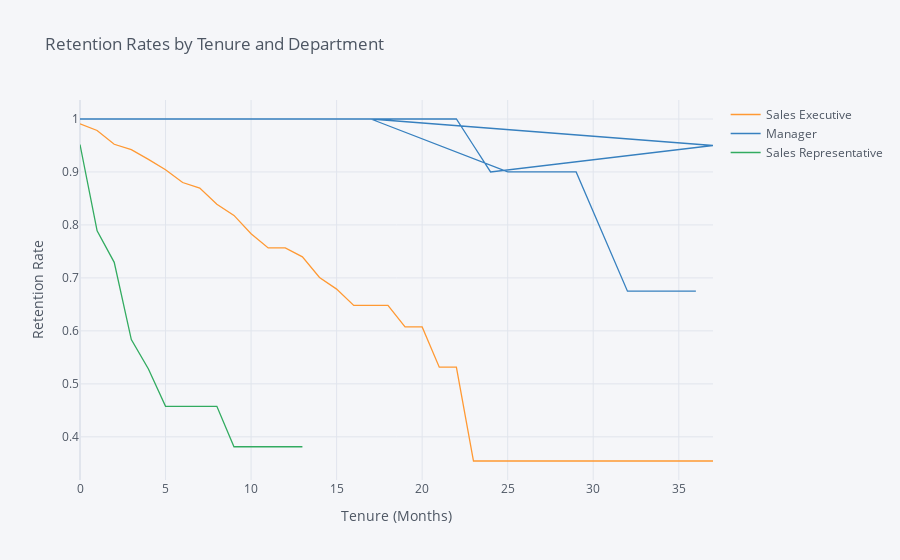

Here is the notebook cell this chart was saved with:
### Markdown cell above
## 8. From the previous example, it looks like the sales department has the highest attrition. Let's drill down on this and look at what the survival curves for specific job roles within that department look like.

Filter the data set for just the sales department and then generate and plot survival curves by job role and the number of years at the company.

### Code cell
rates = survival(data[data.Department == 'Sales'],'JobRole','YearsAtCompany','Attrition')
rates.iplot(kind='line', xTitle='Tenure (Months)', yTitle='Retention Rate',
            title='Retention Rates by Tenure and Department')

### Figure 1 — Plotly figure (JSON) as saved in the notebook; plotly's stock layout.template omitted (floating-point values rounded to 4 significant figures)
{"data": [{"line": {"color": "rgba(255, 153, 51, 1.0)", "dash": "solid", "shape": "linear", "width": 1.3}, "mode": "lines", "name": "Sales Executive", "text": "", "type": "scatter", "x": [0, 1, 2, 3, 4, 5, 6, 7, 8, 9, 10, 11, 12, 13, 14, 15, 16, 18, 19, 20, 21, 22, 23, 24, 37, 17, 25, 26, 29, 32, 33, 34, 36], "y": [0.9908, 0.9783, 0.9523, 0.942, 0.9238, 0.9043, 0.8801, 0.8696, 0.8392, 0.818, 0.7836, 0.7565, 0.7565, 0.7397, 0.7008, 0.6789, 0.648, 0.648, 0.6075, 0.6075, 0.5316, 0.5316, 0.3544, 0.3544, 0.3544, "", "", "", "", "", "", "", ""]}, {"line": {"color": "rgba(55, 128, 191, 1.0)", "dash": "solid", "shape": "linear", "width": 1.3}, "mode": "lines", "name": "Manager", "text": "", "type": "scatter", "x": [0, 1, 2, 3, 4, 5, 6, 7, 8, 9, 10, 11, 12, 13, 14, 15, 16, 18, 19, 20, 21, 22, 23, 24, 37, 17, 25, 26, 29, 32, 33, 34, 36], "y": [1, 1, 1, 1, 1, 1, 1, 1, 1, 1, 1, 1, 1, 1, 1, 1, 1, 1, 1, 1, 1, 1, 0.95, 0.9, 0.95, 1, 0.9, 0.9, 0.9, 0.675, 0.675, 0.675, 0.675]}, {"line": {"color": "rgba(50, 171, 96, 1.0)", "dash": "solid", "shape": "linear", "width": 1.3}, "mode": "lines", "name": "Sales Representative", "text": "", "type": "scatter", "x": [0, 1, 2, 3, 4, 5, 6, 7, 8, 9, 10, 11, 12, 13, 14, 15, 16, 18, 19, 20, 21, 22, 23, 24, 37, 17, 25, 26, 29, 32, 33, 34, 36], "y": [0.9518, 0.789, 0.7295, 0.5836, 0.528, 0.4576, 0.4576, 0.4576, 0.4576, 0.3813, 0.3813, 0.3813, 0.3813, 0.3813, "", "", "", "", "", "", "", "", "", "", "", "", "", "", "", "", "", "", ""]}], "layout": {"autosize": true, "legend": {"bgcolor": "#F5F6F9", "font": {"color": "#4D5663"}}, "paper_bgcolor": "#F5F6F9", "plot_bgcolor": "#F5F6F9", "title": {"font": {"color": "#4D5663"}, "text": "Retention Rates by Tenure and Department"}, "xaxis": {"autorange": true, "gridcolor": "#E1E5ED", "range": [0, 37], "showgrid": true, "tickfont": {"color": "#4D5663"}, "title": {"font": {"color": "#4D5663"}, "text": "Tenure (Months)"}, "type": "linear", "zerolinecolor": "#E1E5ED"}, "yaxis": {"autorange": true, "gridcolor": "#E1E5ED", "range": [0.3185, 1.036], "showgrid": true, "tickfont": {"color": "#4D5663"}, "title": {"font": {"color": "#4D5663"}, "text": "Retention Rate"}, "type": "linear", "zerolinecolor": "#E1E5ED"}}}
